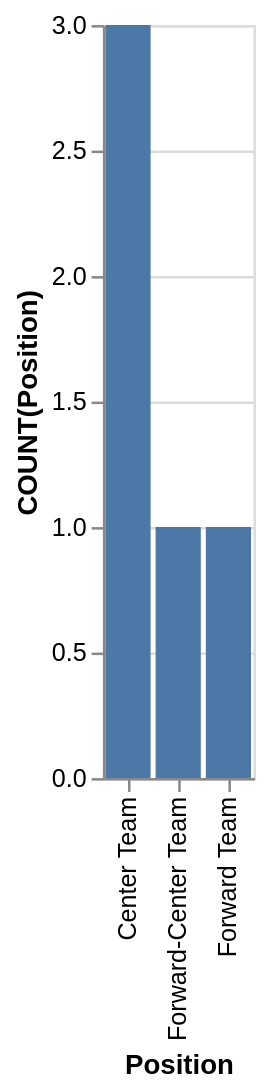

Here is the Vega-Lite specification saved for this chart:
### Vega-Lite specification from a JSON file in a GitHub repository (floating-point values rounded to 4 significant figures)
{"data": {"values": [{"x_data": "Center Team", "y_data": 3}, {"x_data": "Forward-Center Team", "y_data": 1}, {"x_data": "Forward Team", "y_data": 1}]}, "mark": "bar", "encoding": {"x": {"field": "x_data", "type": "nominal", "title": "Position", "sort": {"op": "sum", "field": "y_data", "order": "descending"}}, "y": {"field": "y_data", "type": "quantitative", "title": "COUNT(Position)"}}}
